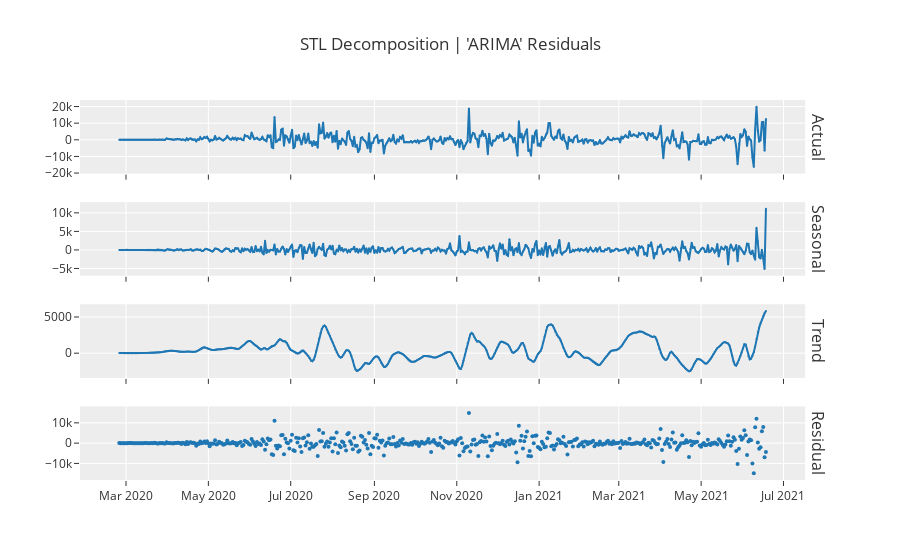

The code cell stored with this chart in its notebook:
### Code cell
plot_model(final_tuned_aa, "decomp_stl")

### Figure 1 — Plotly figure (JSON) as saved in the notebook; plotly's stock layout.template omitted (floating-point values rounded to 4 significant figures; data arrays with more than 128 entries replaced by an {"elided": "..."} marker saying what was removed)
{"data": [{"line": {"color": "#1f77b4", "width": 2}, "marker": {"size": 2}, "mode": "lines+markers", "name": "Actual", "x": {"elided": "480 str values"}, "y": {"elided": "480 float values"}, "type": "scatter", "xaxis": "x", "yaxis": "y"}, {"line": {"color": "#1f77b4", "width": 2}, "marker": {"size": 2}, "mode": "lines+markers", "name": "Seasonal", "x": {"elided": "480 str values"}, "y": {"elided": "480 float values"}, "type": "scatter", "xaxis": "x2", "yaxis": "y2"}, {"line": {"color": "#1f77b4", "width": 2}, "marker": {"size": 2}, "mode": "lines+markers", "name": "Trend", "x": {"elided": "480 str values"}, "y": {"elided": "480 float values"}, "type": "scatter", "xaxis": "x3", "yaxis": "y3"}, {"line": {"color": "#1f77b4", "width": 2}, "marker": {"size": 4}, "mode": "markers", "name": "Residuals", "x": {"elided": "480 str values"}, "y": {"elided": "480 float values"}, "type": "scatter", "xaxis": "x4", "yaxis": "y4"}], "layout": {"xaxis": {"anchor": "y", "domain": [0, 0.98], "matches": "x4", "showticklabels": false}, "yaxis": {"anchor": "x", "domain": [0.8063, 1]}, "xaxis2": {"anchor": "y2", "domain": [0, 0.98], "matches": "x4", "showticklabels": false}, "yaxis2": {"anchor": "x2", "domain": [0.5375, 0.7312]}, "xaxis3": {"anchor": "y3", "domain": [0, 0.98], "matches": "x4", "showticklabels": false}, "yaxis3": {"anchor": "x3", "domain": [0.2687, 0.4625]}, "xaxis4": {"anchor": "y4", "domain": [0, 0.98]}, "yaxis4": {"anchor": "x4", "domain": [0, 0.1938]}, "annotations": [{"font": {"size": 16}, "showarrow": false, "text": "Actual", "textangle": 90, "x": 0.98, "xanchor": "left", "xref": "paper", "y": 0.9031, "yanchor": "middle", "yref": "paper"}, {"font": {"size": 16}, "showarrow": false, "text": "Seasonal", "textangle": 90, "x": 0.98, "xanchor": "left", "xref": "paper", "y": 0.6344, "yanchor": "middle", "yref": "paper"}, {"font": {"size": 16}, "showarrow": false, "text": "Trend", "textangle": 90, "x": 0.98, "xanchor": "left", "xref": "paper", "y": 0.3656, "yanchor": "middle", "yref": "paper"}, {"font": {"size": 16}, "showarrow": false, "text": "Residual", "textangle": 90, "x": 0.98, "xanchor": "left", "xref": "paper", "y": 0.09688, "yanchor": "middle", "yref": "paper"}], "title": {"text": "STL Decomposition | 'ARIMA' Residuals"}, "showlegend": false}}
